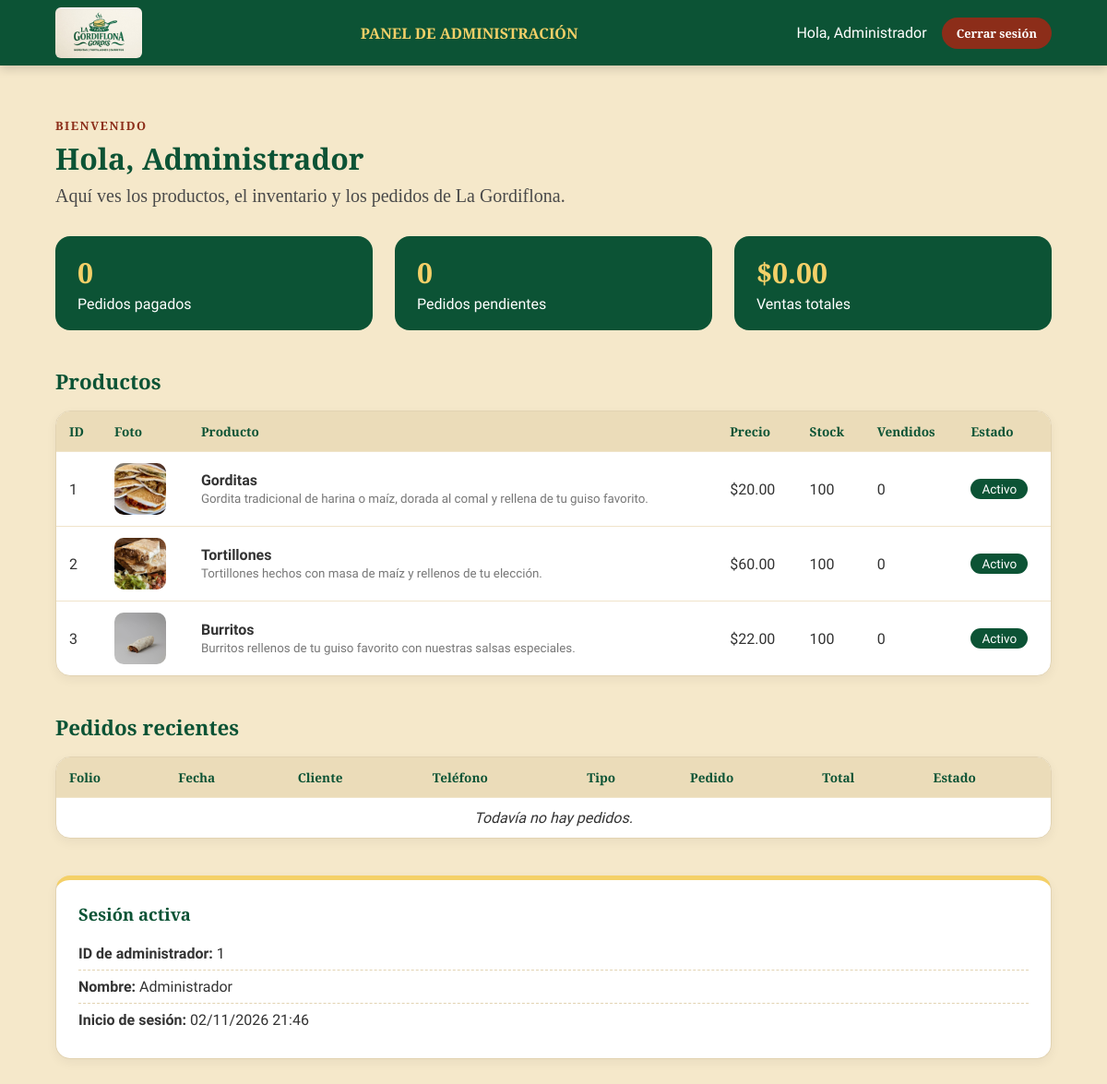
Screenshot of /php/admin/panel.php (signed in) with the database file from the repository.
### tables this page shows
CREATE TABLE IF NOT EXISTS productos (
  id          INT AUTO_INCREMENT PRIMARY KEY,
  clave       VARCHAR(30)  NOT NULL UNIQUE,
  nombre      VARCHAR(80)  NOT NULL,
  descripcion VARCHAR(255),
  precio      DECIMAL(8,2) NOT NULL,
  stock       INT NOT NULL DEFAULT 0,          
  vendidos    INT NOT NULL DEFAULT 0,          
  imagen      VARCHAR(150),
  activo      TINYINT(1) NOT NULL DEFAULT 1
);

### php/admin/panel.php (the view, shortened to what this page needs)
<?php
require_once '../conexion.php';
function e($texto) {
    return htmlspecialchars((string) $texto, ENT_QUOTES, 'UTF-8');
}
$resumen = $conexion->query(
    "SELECT COALESCE(SUM(estado = 'pagado'), 0)    AS pagados,
            COALESCE(SUM(estado = 'pendiente'), 0) AS pendientes,
            COALESCE(SUM(CASE WHEN estado = 'pagado' THEN total END), 0) AS ventas
     FROM pedidos"
)->fetch_assoc();
$productos = $conexion->query(
    "SELECT id, nombre, descripcion, precio, stock, vendidos, imagen, activo
     FROM productos
     ORDER BY id"
);
$pedidos = $conexion->query(
    "SELECT p.id, p.folio, p.cliente, p.telefono, p.tipo, p.total, p.estado, p.fecha,
            GROUP_CONCAT(CONCAT(d.cantidad, ' x ', d.producto, ' (', COALESCE(d.guiso, '-'), ')') SEPARATOR '||') AS detalle
     FROM pedidos p
     LEFT JOIN detalle_pedido d ON d.pedido_id = p.id
     GROUP BY p.id
     ORDER BY p.id DESC
     LIMIT 30"
);
?>
<!DOCTYPE html>
<html lang="es">
<head>
    <link rel="stylesheet" href="admin.css">
</head>
<body>
    <header class="panel-barra">
        <div class="panel-barra__contenido">
            <a href="../../proyecto.html" class="panel-logo">
                <img src="../../imagenes/Gordilonalogo.png" alt="La Gordiflona">
            </a>
            <span class="panel-titulo">PANEL DE ADMINISTRACIÓN</span>
            <div class="panel-usuario">
                <span>Hola, <?= e($_SESSION['admin_nombre']) ?></span>
                <a href="logout.php" class="btn-salir">Cerrar sesión</a>
            </div>
        </div>
    </header>
    <main class="panel-contenido">
        <section class="panel-bienvenida">
            <span class="login-etiqueta">BIENVENIDO</span>
            <h1>Hola, <?= e($_SESSION['admin_nombre']) ?></h1>
            <p>Aquí ves los productos, el inventario y los pedidos de La Gordiflona.</p>
        </section>
        <div class="stats">
            <article class="stat">
                <span class="stat-num"><?= (int) $resumen['pagados'] ?></span>
                <span class="stat-txt">Pedidos pagados</span>
            </article>
            <article class="stat">
                <span class="stat-num"><?= (int) $resumen['pendientes'] ?></span>
                <span class="stat-txt">Pedidos pendientes</span>
            </article>
            <article class="stat">
                <span class="stat-num">$<?= number_format((float) $resumen['ventas'], 2) ?></span>
                <span class="stat-txt">Ventas totales</span>
            </article>
        </div>
        <section class="panel-seccion">
            <h2>Productos</h2>
            <div class="tabla-contenedor">
                <table class="tabla">
                    <thead>
                        <tr>
                            <th>ID</th>
                            <th>Foto</th>
                            <th>Producto</th>
                            <th>Precio</th>
                            <th>Stock</th>
                            <th>Vendidos</th>
                            <th>Estado</th>
                        </tr>
                    </thead>
                    <tbody>
                    <?php while ($prod = $productos->fetch_assoc()): ?>
                        <tr>
                            <td><?= (int) $prod['id'] ?></td>
                            <td>
                                <?php if ($prod['imagen']): ?>
                                    <img class="miniatura" src="../../<?= e($prod['imagen']) ?>" alt="<?= e($prod['nombre']) ?>">
                                <?php endif; ?>
                            </td>
                            <td>
                                <strong><?= e($prod['nombre']) ?></strong><br>
                                <small><?= e($prod['descripcion']) ?></small>
                            </td>
                            <td>$<?= number_format((float) $prod['precio'], 2) ?></td>
                            <td class="<?= (int) $prod['stock'] <= 10 ? 'stock-bajo' : '' ?>"><?= (int) $prod['stock'] ?></td>
                            <td><?= (int) $prod['vendidos'] ?></td>
                            <td>
                                <span class="etiqueta-estado <?= $prod['activo'] ? 'ok' : 'off' ?>">
                                    <?= $prod['activo'] ? 'Activo' : 'Oculto' ?>
                                </span>
                            </td>
                        </tr>
                    <?php endwhile; ?>
                    </tbody>
                </table>
            </div>
        </section>
        <section class="panel-seccion">
            <h2>Pedidos recientes</h2>
            <div class="tabla-contenedor">
                <table class="tabla">
                    <thead>
                        <tr>
                            <th>Folio</th>
                            <th>Fecha</th>
                            <th>Cliente</th>
                            <th>Teléfono</th>
                            <th>Tipo</th>
                            <th>Pedido</th>
                            <th>Total</th>
                            <th>Estado</th>
                        </tr>
                    </thead>
                    <tbody>
                    <?php if ($pedidos->num_rows === 0): ?>
                        <tr><td colspan="8" class="tabla-vacia">Todavía no hay pedidos.</td></tr>
                    <?php endif; ?>
                    </tbody>
                </table>
            </div>
        </section>
        <section class="panel-seccion">
            <article class="panel-tarjeta">
                <h2>Sesión activa</h2>
                <ul class="datos-sesion">
                    <li><strong>ID de administrador:</strong> <?= (int) $_SESSION['admin_id'] ?></li>
                    <li><strong>Nombre:</strong> <?= e($_SESSION['admin_nombre']) ?></li>
                    <li><strong>Inicio de sesión:</strong> <?= e($_SESSION['admin_inicio']) ?></li>
                </ul>
            </article>
        </section>
    </main>
</body>
</html>

### php/admin/admin.css (style rules this page uses)
* { box-sizing: border-box; }
body { margin: 0; background-color: #f5e8ca; font-family: "Truculenta", sans-serif; color: #222222; }
.login-etiqueta { display: block; margin-top: 1rem; font-family: "Cinzel", serif; font-size: 0.8rem; font-weight: 700; letter-spacing: 1.5px; color: #8C2D19; }
.panel-barra { background-color: #0C5335; box-shadow: 0 4px 10px rgba(0, 0, 0, 0.15); }
.panel-barra__contenido { max-width: 1100px; width: 90%; margin: 0 auto; padding: 0.5rem 0; display: flex; align-items: center; justify-content: space-between; gap: 1rem; flex-wrap: wrap; }
.panel-logo img { display: block; height: 55px; max-width: 120px; object-fit: contain; border-radius: 6px; }
.panel-titulo { font-family: "Cinzel", serif; font-size: 1rem; font-weight: 700; color: #F4D068; }
.panel-usuario { display: flex; align-items: center; gap: 1rem; color: #ffffff; }
.btn-salir { padding: 8px 16px; background-color: #8C2D19; color: #ffffff; border-radius: 20px; font-family: "Cinzel", serif; font-size: 0.8rem; font-weight: bold; text-decoration: none; transition: background-color 0.3s ease; }
.panel-contenido { max-width: 1100px; width: 90%; margin: 0 auto; padding: 2.5rem 0 4rem; }
.panel-bienvenida h1 { margin: 0.3rem 0 0.5rem; font-family: "Cinzel", serif; font-size: 2rem; color: #0C5335; }
.panel-bienvenida p { margin: 0; font-family: "Cormorant Garamond", serif; font-size: 1.25rem; color: #4a4a4a; }
.panel-tarjeta { padding: 1.5rem; background-color: #ffffff; border: 1px solid #e2d3b2; border-top: 5px solid #F4D068; border-radius: 16px; box-shadow: 0 4px 12px rgba(0, 0, 0, 0.05); }
.panel-tarjeta h2 { margin: 0 0 0.8rem; font-family: "Cinzel", serif; font-size: 1.15rem; color: #0C5335; }
.datos-sesion { list-style: none; margin: 0; padding: 0; }
.datos-sesion li { padding: 8px 0; border-bottom: 1px dashed #e2d3b2; color: #333333; }
.datos-sesion li:last-child { border-bottom: none; }
.stats { display: grid; grid-template-columns: repeat(auto-fit, minmax(200px, 1fr)); gap: 1.5rem; margin-top: 2rem; }
.stat { padding: 1.2rem 1.5rem; background-color: #0C5335; border-radius: 16px; display: flex; flex-direction: column; gap: 4px; }
.stat-num { font-family: "Cinzel", serif; font-size: 1.9rem; font-weight: 700; color: #F4D068; }
.stat-txt { color: #ffffff; font-size: 1rem; }
.panel-seccion { margin-top: 2.5rem; }
.panel-seccion > h2 { margin: 0 0 1rem; font-family: "Cinzel", serif; font-size: 1.4rem; color: #0C5335; }
.tabla-contenedor { overflow-x: auto; background-color: #ffffff; border: 1px solid #e2d3b2; border-radius: 16px; box-shadow: 0 4px 12px rgba(0, 0, 0, 0.05); }
.tabla { width: 100%; border-collapse: collapse; font-size: 1rem; }
.tabla th { padding: 12px 14px; background-color: #ebdcb9; font-family: "Cinzel", serif; font-size: 0.85rem; text-align: left; color: #0C5335; white-space: nowrap; }
.tabla td { padding: 12px 14px; border-top: 1px solid #f0e4ca; vertical-align: middle; color: #333333; }
.tabla small { color: #777777; }
.tabla-vacia { text-align: center; font-style: italic; color: #777777; }
.miniatura { display: block; width: 56px; height: 56px; object-fit: cover; border-radius: 10px; }
.etiqueta-estado { display: inline-block; padding: 3px 12px; border-radius: 20px; font-size: 0.85rem; background-color: #ebdcb9; color: #333333; }
.etiqueta-estado.ok, .etiqueta-estado.pagado { background-color: #0C5335; color: #ffffff; }

### rows the page displays
productos: id "1", imagen (picture), nombre "Gorditas", descripcion "Gordita tradicional de harina o maíz, dorada al comal y rellena de tu guiso favorito.", precio "20.00", stock "100", vendidos "0", activo "Activo"
productos: id "2", imagen (picture), nombre "Tortillones", descripcion "Tortillones hechos con masa de maíz y rellenos de tu elección.", precio "60.00", stock "100", vendidos "0", activo "Activo"
productos: id "3", imagen (picture), nombre "Burritos", descripcion "Burritos rellenos de tu guiso favorito con nuestras salsas especiales.", precio "22.00", stock "100", vendidos "0", activo "Activo"

### other values shown
$_SESSION['admin_nombre'] "Administrador"
$resumen['pagados'] "0"
$resumen['pendientes'] "0"
$resumen['ventas'] "0.00"
$_SESSION['admin_id'] "1"
$_SESSION['admin_inicio'] "02/11/2026 21:46"
